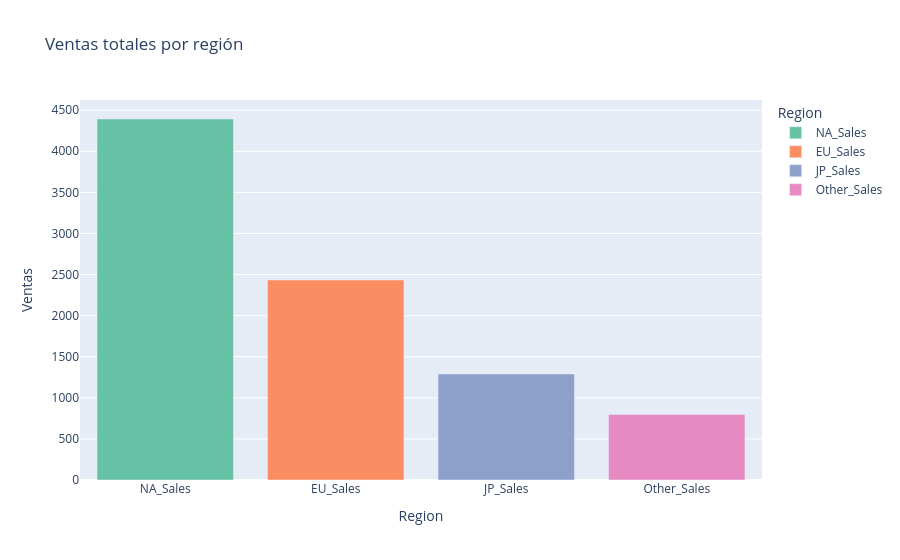

The notebook cell this image was saved under:
### Code cell
#Insights: 2 gráficos adicionales interesantes
#Insight 1: Ventas por región (comparación)
ventas_region = df[["NA_Sales", "EU_Sales", "JP_Sales", "Other_Sales"]].sum().reset_index()
ventas_region.columns = ["Region", "Ventas"]

fig = px.bar(ventas_region, x="Region",y="Ventas",color="Region", title="Ventas totales por región",color_discrete_sequence=px.colors.qualitative.Set2)
fig.show()

### Figure 1 — Plotly figure (JSON) as saved in the notebook; plotly's stock layout.template omitted (floating-point values rounded to 4 significant figures)
{"data": [{"alignmentgroup": "True", "hovertemplate": "Region=%{x}<br>Ventas=%{y}<extra></extra>", "legendgroup": "NA_Sales", "marker": {"color": "rgb(102,194,165)", "pattern": {"shape": ""}}, "name": "NA_Sales", "offsetgroup": "NA_Sales", "orientation": "v", "showlegend": true, "textposition": "auto", "type": "bar", "x": ["NA_Sales"], "xaxis": "x", "y": [4393.0], "yaxis": "y"}, {"alignmentgroup": "True", "hovertemplate": "Region=%{x}<br>Ventas=%{y}<extra></extra>", "legendgroup": "EU_Sales", "marker": {"color": "rgb(252,141,98)", "pattern": {"shape": ""}}, "name": "EU_Sales", "offsetgroup": "EU_Sales", "orientation": "v", "showlegend": true, "textposition": "auto", "type": "bar", "x": ["EU_Sales"], "xaxis": "x", "y": [2434.0], "yaxis": "y"}, {"alignmentgroup": "True", "hovertemplate": "Region=%{x}<br>Ventas=%{y}<extra></extra>", "legendgroup": "JP_Sales", "marker": {"color": "rgb(141,160,203)", "pattern": {"shape": ""}}, "name": "JP_Sales", "offsetgroup": "JP_Sales", "orientation": "v", "showlegend": true, "textposition": "auto", "type": "bar", "x": ["JP_Sales"], "xaxis": "x", "y": [1291.0], "yaxis": "y"}, {"alignmentgroup": "True", "hovertemplate": "Region=%{x}<br>Ventas=%{y}<extra></extra>", "legendgroup": "Other_Sales", "marker": {"color": "rgb(231,138,195)", "pattern": {"shape": ""}}, "name": "Other_Sales", "offsetgroup": "Other_Sales", "orientation": "v", "showlegend": true, "textposition": "auto", "type": "bar", "x": ["Other_Sales"], "xaxis": "x", "y": [797.8], "yaxis": "y"}], "layout": {"barmode": "relative", "legend": {"title": {"text": "Region"}, "tracegroupgap": 0}, "title": {"text": "Ventas totales por región"}, "xaxis": {"anchor": "y", "categoryarray": ["NA_Sales", "EU_Sales", "JP_Sales", "Other_Sales"], "categoryorder": "array", "domain": [0, 1], "title": {"text": "Region"}}, "yaxis": {"anchor": "x", "domain": [0, 1], "title": {"text": "Ventas"}}}}
